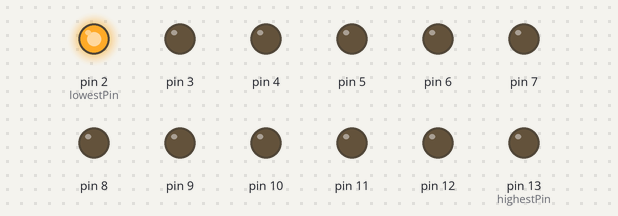
Recording of a sketch running on a simulated Arduino Uno, built with avr-gcc and run on an emulated ATmega328P. Parts: output pins drawn as LEDs (lit = HIGH).

Above: at 0.3 s.
At 7.1 s:
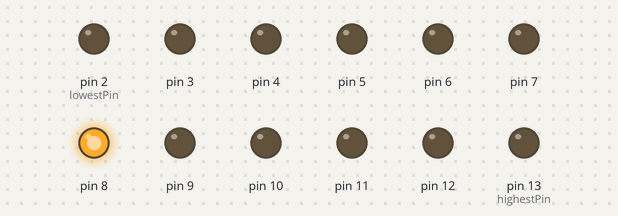
At 12.7 s:
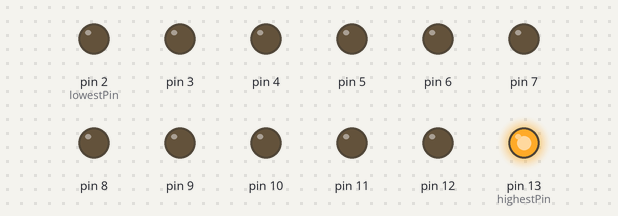
At 16.1 s:
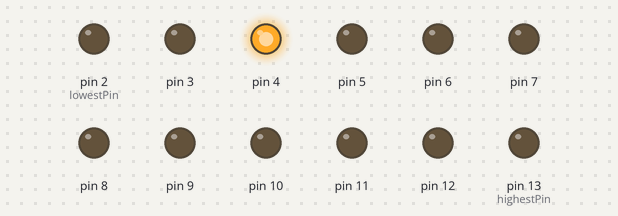
At 25.1 s:
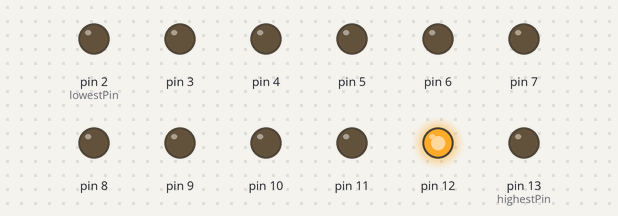
At 33.6 s:
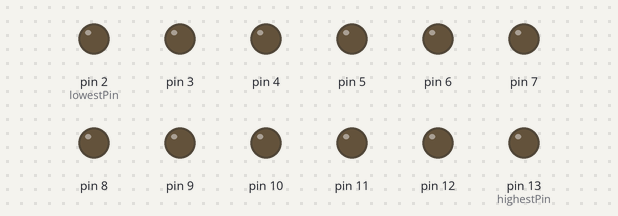
Timing chart, 0 to 35.5 s (numbered marks = the images above):
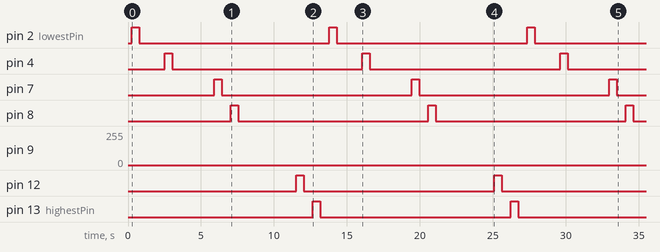

Measured:
- by itself, pin 2 (lowestPin), pin 4, pin 7, pin 8, pin 12, pin 13 (highestPin): alternates HIGH for 0.51 s and LOW for 13.0 s

The sketch:

LEDGradual.ino
```cpp
// (licence header left out)
/*
	Programa para fazer os leds apagarem gradativamente um por um nos pinos digitais 2 ao 13.
	Autor: Renan Colman
	O circuito pode ser visto em:
*/
// Constantes que não mudam. São usadas para dar nomes aos pinos usados.

const int lowestPin = 2;
const int highestPin = 13;

void setup() {
  // Botando todos os pinos usados como saídas:
  for (int thisPin = lowestPin; thisPin <= highestPin; thisPin++) {
    pinMode(thisPin, OUTPUT);
  }
}

void loop() {
  // Interação entre os pinos:
  for (int thisPin = lowestPin; thisPin <= highestPin; thisPin++) {
    // Acende pino atual:
    for (int brightness = 0; brightness < 255; brightness++) {
      analogWrite(thisPin, brightness);
      delay(2);
    }
    // Apaga pino atual:
    for (int brightness = 255; brightness >= 0; brightness--) {
      analogWrite(thisPin, brightness);
      delay(2);
    }

    // Pausa entre os LEDs:
    delay(100);
  }
}
```
